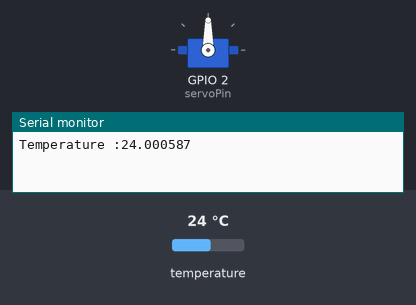
This sketch was run on a simulated ESP32. On the bench: servo, the last lines printed to the serial monitor. Wiring (inferred from the names in the program): MPU-6050 motion sensor at I2C address 0x68. The test bench sets the inputs (shaded band); at power-on: temperature 24 °C.

Above: at 3.2 s.
3.3 s: temperature set to 29.1 °C
10.0 s: temperature set to 30.3 °C
At 14.48 s:
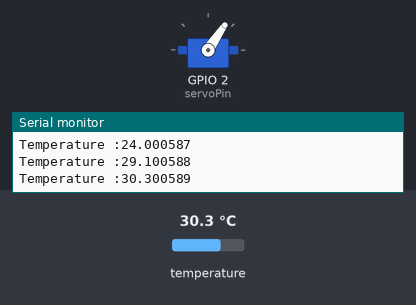
At 16.4 s:
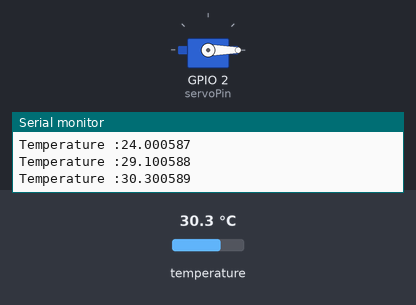
Timing chart, 0 to 22.7 s (numbered marks = the images above; inputs shaded):
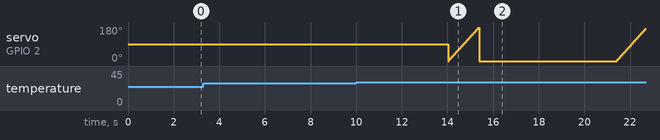

The sketch:

mpu_servo.ino
```cpp
#include <Wire.h>
#include <Servo.h>

int MPU_Address = 0x68;
int16_t Tmp;
int pos;

#define servoPin 2 //D4 (D1,D2:MPU6050)
Servo servo;

void servofun(){

for (pos = 0; pos <= 180; pos += 2) {
    servo.write(pos);
    delay(15);
  }
servo.write(0);

  }
void setup() {
  Wire.begin(4,5);
  Wire.beginTransmission(MPU_Address);
  Wire.write(0x6B);
  Wire.write(1);
  Wire.endTransmission(true);
  Serial.begin(9600);
  servo.attach(servoPin);

  delay(2000);

}

void loop() {
  Tmp=0;
  float temperature=0;

  Wire.beginTransmission(MPU_Address);
  Wire.write(0x41);
  Wire.endTransmission();
  Wire.requestFrom(MPU_Address, 2, true);
  Tmp = Wire.read() << 8 | Wire.read();
  temperature=Tmp/340.00+36.53;

  Serial.printf("Temperature :%f\r\n", temperature);
  //Serial.printf("pos :%f\r\n", pos);


  if(temperature>=30.0 && temperature<=32.0)
  {
   servofun();
  }

  else
  {
    delay(15);
  }

  delay(6000);

}
```

Measured:
- the behaviour switches between 29.9 and 30 °C on temperature (found by bisection; images 0 and 1)
